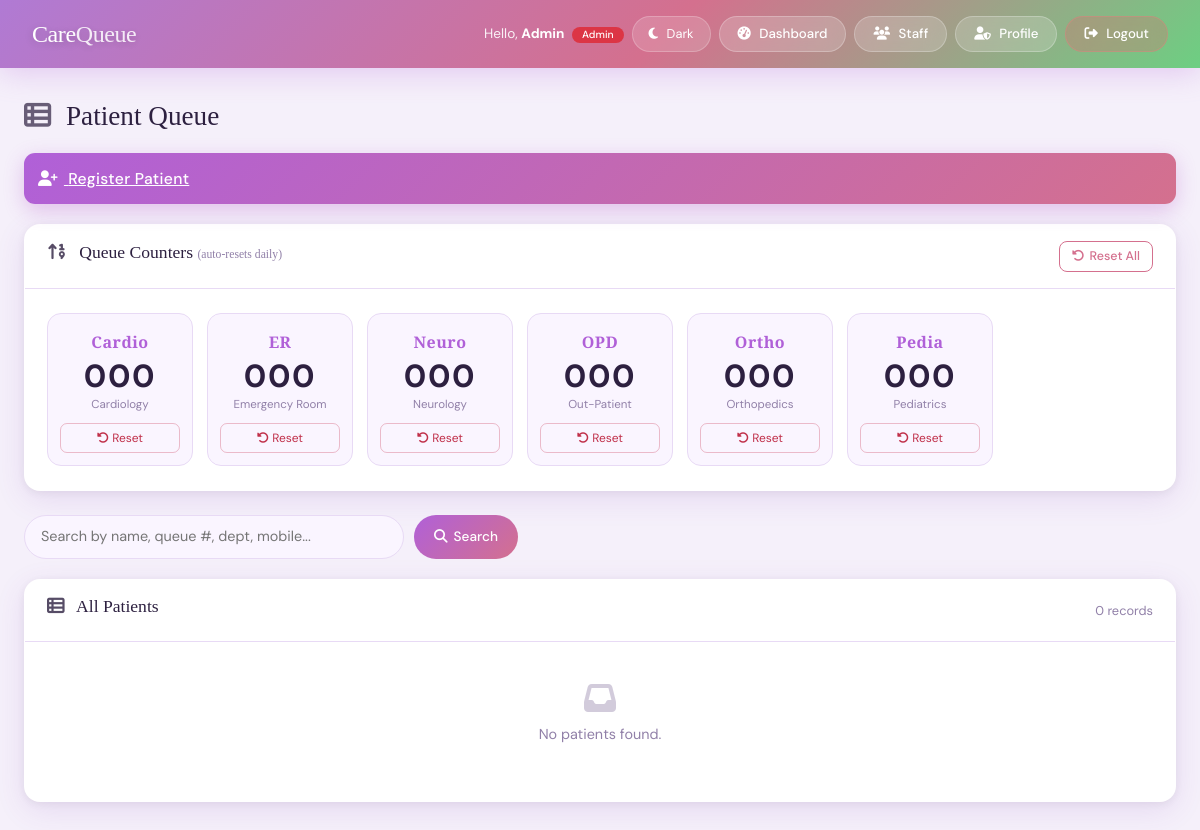
/patients.php (signed in), run on the app's committed database.
### tables this page shows
CREATE TABLE IF NOT EXISTS departments (
    id    INT AUTO_INCREMENT PRIMARY KEY,
    code  VARCHAR(20)  NOT NULL UNIQUE,
    label VARCHAR(100) NOT NULL
);

### auth.php (called while the page is built, shortened)
<?php
function currentUser(): array {
    return $_SESSION['user'] ?? [];
}
function isAdmin(): bool {
    return ($_SESSION['user']['role'] ?? '') === 'admin';
}
function getTheme(): string {
    $theme = $_GET['theme'] ?? ($_COOKIE['ui_theme'] ?? 'light');
    return $theme;
}
function sanitize(string $val): string {
    return htmlspecialchars(trim($val), ENT_QUOTES, 'UTF-8');
}

### patients.php (the view, shortened to what this page needs)
<?php
require 'auth.php';
$theme  = getTheme();
$user   = currentUser();
$pdo    = getPDO();
$action = $_GET['action'] ?? 'list';
$depts    = $pdo->query('SELECT * FROM departments ORDER BY label')->fetchAll();
$statuses = $pdo->query('SELECT * FROM statuses ORDER BY id')->fetchAll();
$errors = [];
$editData = [];
$search     = trim($_GET['q'] ?? '');
$page       = max(1, (int)($_GET['page'] ?? 1));
$perPage    = 10;
$offset     = ($page - 1) * $perPage;
$where  = $search ? 'WHERE p.name LIKE ? OR p.queue_no LIKE ? OR d.code LIKE ? OR p.mobile LIKE ?' : '';
$params = $search ? ["%$search%","%$search%","%$search%","%$search%"] : [];
$cStmt = $pdo->prepare("SELECT COUNT(*) FROM patients p JOIN departments d ON p.dept_id=d.id $where");
$cStmt->execute($params);
$totalCount = (int)$cStmt->fetchColumn();
$lStmt = $pdo->prepare("SELECT p.*, d.code AS dept_code, d.label AS dept_label, s.name AS status_name,
    CASE WHEN p.registered_by_role='admin'
         THEN (SELECT a.fname FROM admins a WHERE a.id = p.registered_by)
         ELSE (SELECT st.fname FROM staff st WHERE st.id = p.registered_by)
    END AS reg_by
    FROM patients p
    JOIN departments d ON p.dept_id  = d.id
    JOIN statuses   s ON p.status_id = s.id
    $where ORDER BY p.id DESC LIMIT $perPage OFFSET $offset");
$lStmt->execute($params);
$patients = $lStmt->fetchAll();
?>
<!DOCTYPE html>
<html lang="en">
<head>
<link rel="stylesheet" href="https://cdn.jsdelivr.net/npm/bootstrap@5.3.3/dist/css/bootstrap.min.css"/>
<link rel="stylesheet" href="https://cdnjs.cloudflare.com/ajax/libs/font-awesome/6.5.0/css/all.min.css"/>
<link rel="stylesheet" href="style.css"/>
</head>
<body class="app-page <?= $theme==='dark'?'dark':'' ?>">
<header class="site-header">
  <div class="brand">Care<em>Queue</em></div>
  <div class="d-flex align-items-center gap-2">
    <span class="nav-user">Hello, <strong><?= sanitize($user['fname']) ?></strong>
      <?php if(isAdmin()): ?><span class="badge bg-danger ms-1" style="font-size:.65rem;">Admin</span><?php endif; ?>
    </span>
    <a href="patients.php?theme=<?= $theme==='dark'?'light':'dark' ?>" class="theme-toggle">
      <i class="fa-solid <?= $theme==='dark'?'fa-sun':'fa-moon' ?>"></i> <?= $theme==='dark'?'Light':'Dark' ?>
    </a>
    <a href="dashboard.php" class="nav-btn"><i class="fa-solid fa-gauge-high"></i> Dashboard</a>
    <?php if(isAdmin()): ?>
    <a href="manage_staff.php" class="nav-btn"><i class="fa-solid fa-users"></i> Staff</a><?php endif; ?>
    <a href="<?= isAdmin()?'profile_admin.php':'profile_staff.php' ?>" class="nav-btn"><i class="fa-solid fa-<?= isAdmin()?'user-shield':'user' ?>"></i> Profile</a>
    <a href="logout.php" class="nav-btn danger"><i class="fa-solid fa-right-from-bracket"></i> Logout</a>
  </div>
</header>
<main class="main">
<?php if ($action === 'create' || $action === 'edit'): ?>
  <h2 class="page-title" style="text-align:center;">
    <i class="fa-solid <?= $action==='edit'?'fa-pen-to-square':'fa-user-plus' ?>"></i>
    <?= $action==='edit'?'Edit Patient':'Register Patient' ?>
  </h2>
  <p class="page-sub" style="text-align:center;"><?= $action==='edit'?'Update the patient record below.':'Fill in the form to assign a queue number to a new patient.' ?></p>
  <?php if (!empty($errors)): ?>
  <div class="alert-err">
    <ul><?php foreach($errors as $e): ?><li><?= sanitize($e) ?></li><?php endforeach; ?></ul>
  </div>
  <?php endif; ?>
  <div class="panel" style="max-width:450px;margin:0 auto;">
    <div class="panel-head"><h3><i class="fa-solid fa-pen-to-square"></i> Patient Details</h3></div>
    <div class="panel-body p24">
      <form method="POST" action="patients.php?action=<?= $action ?><?= $action==='edit'?'&id='.(int)($editData['id']??0):'' ?>">
        <?php if($action==='edit'): ?><input type="hidden" name="id" value="<?= (int)$editData['id'] ?>"/><?php endif; ?>
        <div class="field">
          <label><i class="fa-solid fa-user fa-xs"></i> Full Name</label>
          <input type="text" name="name" placeholder="e.g. Juan Dela Cruz" value="<?= sanitize($editData['name']??'') ?>"/>
          <p class="hint">Letters only · minimum 3 characters</p>
        </div>
        <div class="field">
          <label><i class="fa-solid fa-mobile-screen fa-xs"></i> Mobile Number</label>
          <input type="text" name="mobile" placeholder="09XXXXXXXXX" maxlength="11" value="<?= sanitize($editData['mobile']??'') ?>"/>
          <p class="hint">Must start with 09 · 11 digits total</p>
        </div>
        <div class="field">
          <label><i class="fa-solid fa-building fa-xs"></i> Department</label>
          <select name="dept_id">
            <option value="">— Select Department —</option>
            <?php foreach($depts as $d): ?>
            <option value="<?= $d['id'] ?>" <?= ($editData['dept_id']??0)==$d['id']?'selected':'' ?>>
              <?= sanitize($d['code']) ?> – <?= sanitize($d['label']) ?>
            </option>
            <?php endforeach; ?>
          </select>
        </div>
        <?php if($action==='edit'): ?>
        <div class="field">
          <label><i class="fa-solid fa-circle-dot fa-xs"></i> Status</label>
          <select name="status_id">
            <?php foreach($statuses as $s): ?>
            <option value="<?= $s['id'] ?>" <?= ($editData['status_id']??0)==$s['id']?'selected':'' ?>><?= sanitize($s['name']) ?></option>
            <?php endforeach; ?>
          </select>
        </div>
        <?php endif; ?>
        <div class="field">
          <label><i class="fa-solid fa-notes-medical fa-xs"></i> Notes <span style="color:var(--muted);font-weight:400;">(optional)</span></label>
          <textarea name="notes" rows="2" placeholder="Any additional notes..."><?= sanitize($editData['notes']??'') ?></textarea>
        </div>
        <div class="btn-row">
          <button type="submit" class="btn-main">
            <?= $action==='edit'?'<i class="fa-solid fa-floppy-disk"></i> Save Changes':'<i class="fa-solid fa-ticket"></i> Get Queue Number' ?>
          </button>
          <a href="patients.php" class="btn-cancel">Cancel</a>
        </div>
      </form>
    </div>
  </div>
<?php else:  ?>
  <div class="page-header">
    <h2 class="page-title mb-0"><i class="fa-solid fa-table-list"></i> Patient Queue</h2>
    <a href="patients.php?action=create" class="btn-main"><i class="fa-solid fa-user-plus"></i> Register Patient</a>
  </div>
  <?php if(isAdmin()):
    $pdo->exec("UPDATE queue_counters SET counter = 0, last_reset = CURDATE() WHERE last_reset < CURDATE()");
    $counters = $pdo->query("SELECT d.id, d.code, d.label, COALESCE(qc.counter,0) AS counter
        FROM departments d
        LEFT JOIN queue_counters qc ON qc.dept_id = d.id
        ORDER BY d.code")->fetchAll();
  ?>
  <div class="panel queue-counter-panel">
    <div class="panel-head">
      <h3><i class="fa-solid fa-arrow-up-1-9"></i> Queue Counters <span style="font-size:.73rem;color:var(--muted);font-weight:400;">(auto-resets daily)</span></h3>
      <form method="POST" action="patients.php?action=reset_queue"
        onsubmit="return confirm('Reset ALL department counters back to 000?');">
        <button type="submit" class="btn-action btn-del" style="font-size:.78rem;padding:5px 12px;border-radius:8px;">
          <i class="fa-solid fa-rotate-left"></i> Reset All
        </button>
      </form>
    </div>
    <div class="panel-body p24">
      <div class="counter-grid">
        <?php foreach($counters as $c): ?>
        <div class="counter-card">
          <div class="counter-dept"><?= sanitize($c['code']) ?></div>
          <div class="counter-num"><?= str_pad($c['counter'], 3, '0', STR_PAD_LEFT) ?></div>
          <div class="counter-label"><?= sanitize($c['label']) ?></div>
          <form method="POST" action="patients.php?action=reset_queue"
            onsubmit="return confirm('Reset <?= sanitize($c['code']) ?> counter back to 000?');">
            <button type="submit" class="counter-reset-btn">
              <i class="fa-solid fa-rotate-left"></i> Reset
            </button>
          </form>
        </div>
        <?php endforeach; ?>
      </div>
    </div>
  </div>
  <?php endif; ?>
  <form class="search-bar" method="GET" action="patients.php" class="mb-3 d-flex gap-2">
    <input type="text" name="q" placeholder="Search by name, queue #, dept, mobile..." value="<?= sanitize($search) ?>" />
    <button class="btn-search" type="submit"><i class="fa-solid fa-magnifying-glass"></i> Search</button>
  </form>
  <div class="panel">
    <div class="panel-head">
      <h3><i class="fa-solid fa-table-list"></i> All Patients</h3>
      <span style="font-size:.8rem;color:var(--muted);"><?= $totalCount ?> record<?= $totalCount!=1?'s':'' ?></span>
    </div>
    <div class="panel-body p0">
      <?php if(empty($patients)): ?>
      <p class="no-data"><i class="fa-solid fa-inbox" style="font-size:2rem;display:block;margin-bottom:10px;opacity:.4;"></i>No patients found.</p>
      <?php endif; ?>
    </div>
  </div>
<?php endif; ?>
</main>
</body>
</html>

### data on the page
departments: code "Cardio", counter "000", label "Cardiology"
departments: code "ER", counter "000", label "Emergency Room"
departments: code "Neuro", counter "000", label "Neurology"
departments: code "OPD", counter "000", label "Out-Patient"
departments: code "Ortho", counter "000", label "Orthopedics"
departments: code "Pedia", counter "000", label "Pediatrics"

### other printed values
$user['fname'] "Admin"
$totalCount "0"
